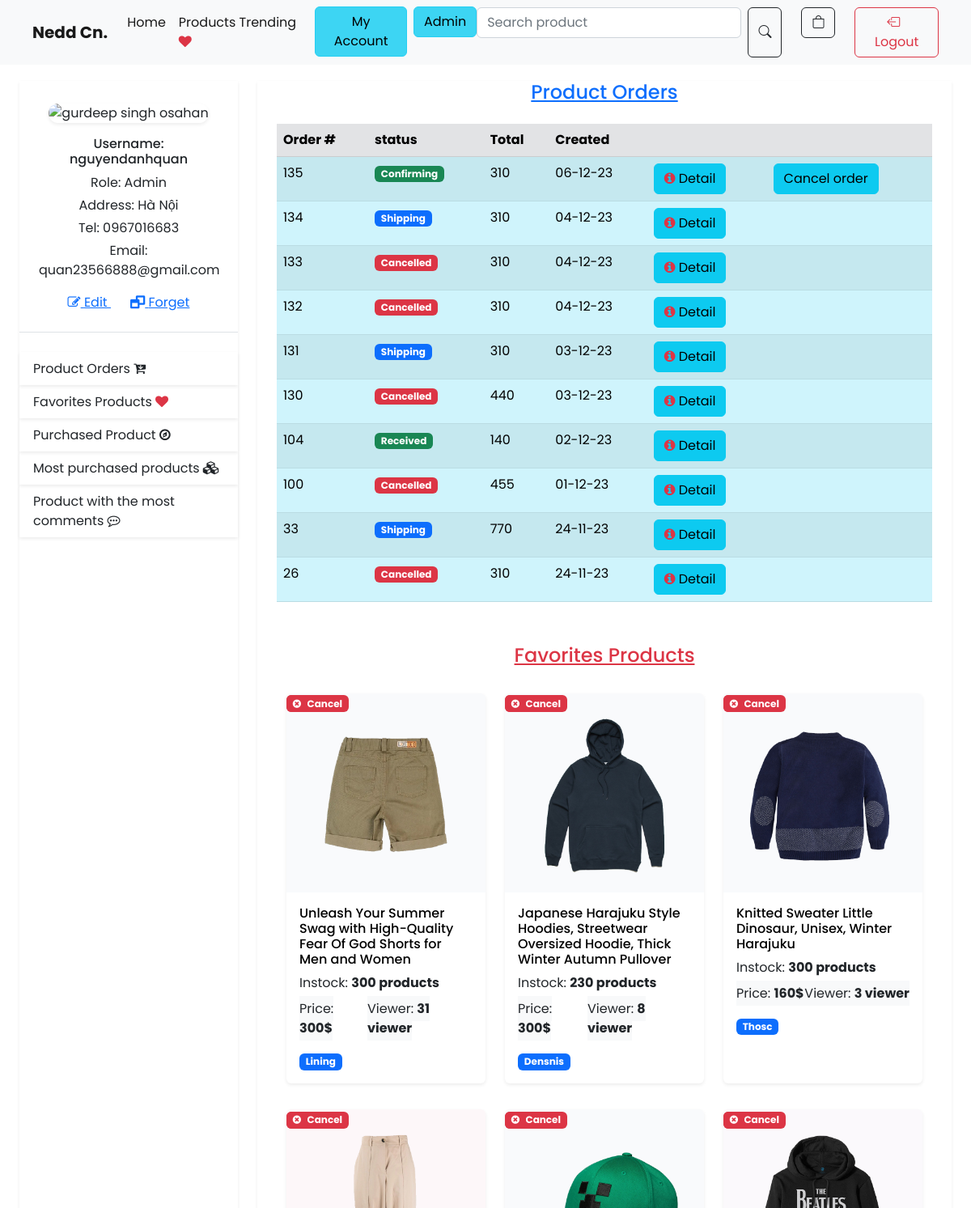
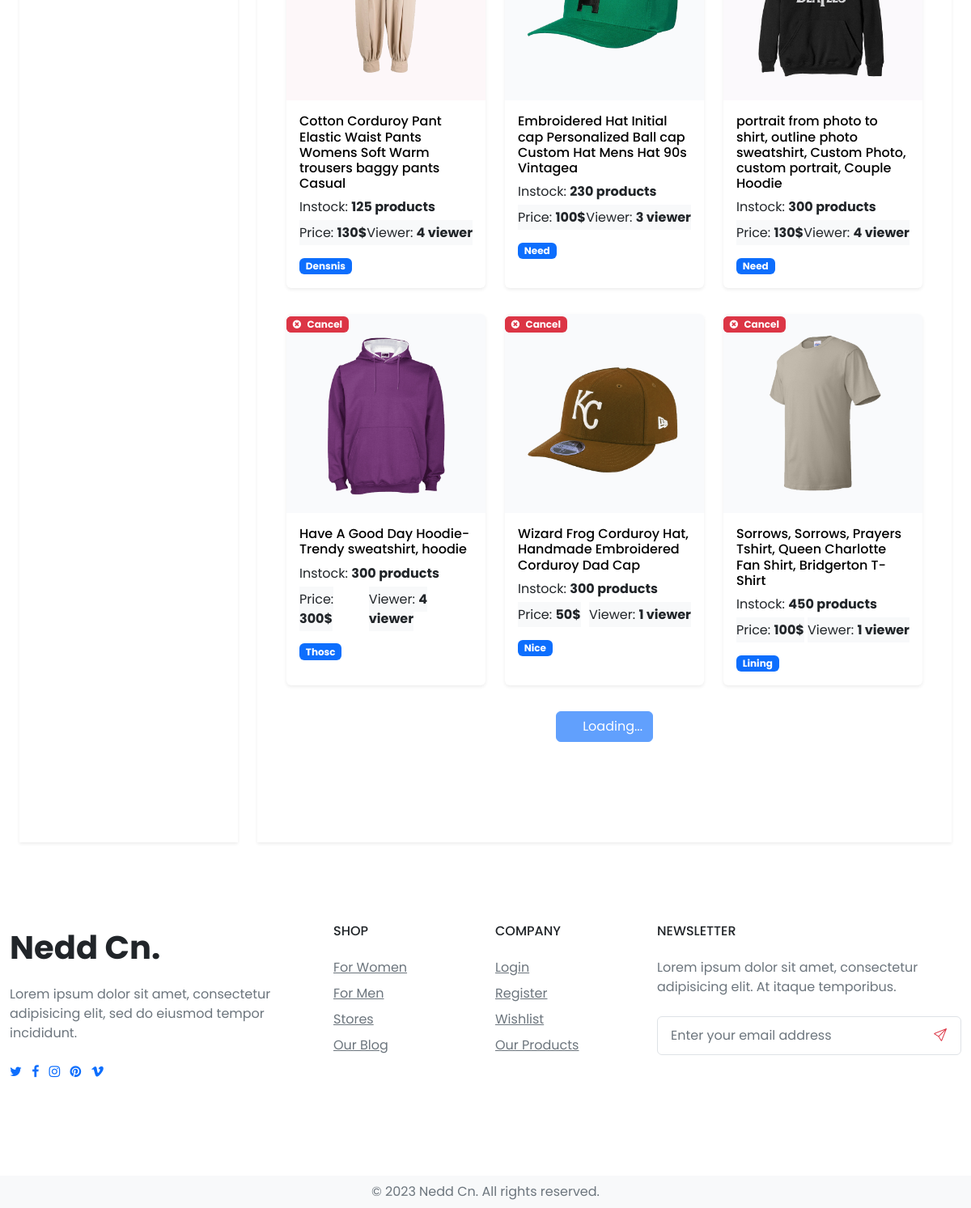
The page /src/index.php?act=myAccount (signed in) on the database its author committed (2 pictures, top to bottom).
### tables this page shows
CREATE TABLE `khachhang` (
  `kh_id` int(11) NOT NULL,
  `kh_name` varchar(55) NOT NULL,
  `kh_pass` varchar(55) NOT NULL,
  `kh_mail` varchar(255) NOT NULL,
  `kh_tel` varchar(55) NOT NULL,
  `kh_address` varchar(255) NOT NULL,
  `vaitro_id` int(11) NOT NULL,
  `trangthai` int(1) NOT NULL
);

CREATE TABLE `order` (
  `order_id` int(10) NOT NULL COMMENT 'ID hóa đơn',
  `kh_id` int(10) NOT NULL COMMENT 'ID khách hàng',
  `order_date` varchar(20) NOT NULL COMMENT 'Ngày đặt hàng',
  `order_trangthai` varchar(50) NOT NULL COMMENT 'Trạng thái đơn hàng',
  `order_adress` varchar(250) NOT NULL COMMENT 'Địa chỉ giao hàng',
  `order_totalprice` int(50) NOT NULL COMMENT 'Tổng tiền hóa đơn'
);

CREATE TABLE `products` (
  `pro_id` int(10) NOT NULL,
  `pro_name` varchar(255) NOT NULL,
  `pro_img` varchar(255) NOT NULL,
  `pro_price` float NOT NULL,
  `pro_desc` text NOT NULL,
  `pro_brand` varchar(55) NOT NULL,
  `pro_stock` int(11) NOT NULL,
  `cate_id` int(10) NOT NULL,
  `trangthai` int(1) NOT NULL,
  `pro_viewer` int(11) NOT NULL
);

### src/resources/view/account/myAccount.php (the view, shortened to what the rows shown need)
<?php if (isset($_SESSION['acount'])) {
    $kh_id = $_SESSION['acount']['kh_id'];
    $infoAccount = loadone_taikhoan($kh_id);
} ?>
<div class="container">
    <div class="row">
        <div class="col-md-3">
            <div class="osahan-account-page-left shadow-sm bg-white h-100">
                <div class="border-bottom p-4">
                    <div class="osahan-user text-center">
                        <div class="osahan-user-media">
                            <img class="mb-3 rounded-pill shadow-sm mt-1" src="https://bootdey.com/img/Content/avatar/avatar7.png" alt="gurdeep singh osahan">
                            <div class="osahan-user-media-body">
                                <h6 class="mb-2">Username: <?php echo $infoAccount['kh_name'] ?></h6>
                                <?php
                                if ($infoAccount['vaitro_id'] == 1) {
                                ?>
                                    <p class="mb-1">Role: Admin</p>
                                <?php
                                } else { ?>
                                    <p class="mb-1">Role: Khách hàng</p>
                                <?php
                                }
                                ?>
                                <p class="mb-1">Address: <?php echo $infoAccount['kh_address'] ?></p>
                                <p class="mb-1">Tel: <?php echo $infoAccount['kh_tel'] ?></p>
                                <p>Email: <?php echo $infoAccount['kh_mail'] ?></p>
                                <a class="text-primary me-4" data-bs-toggle="modal" data-bs-target="#edit-information" href="#!">
                                    <i class="fa fa-pencil-square-o" aria-hidden="true"></i> Edit
                                </a>
                                <a class="text-primary" data-bs-toggle="modal" data-bs-target="#forgot-password" href="#!">
                                    <i class="fa fa-window-restore" aria-hidden="true"></i> Forget
                                </a>
                            </div>
                        </div>
                    </div>
                </div>
                <ul class="nav nav-tabs flex-column border-0 pt-4 pl-4 pb-4" id="myTab" role="tablist">
                    <li class="nav-item shadow-sm">
                        <a class="nav-link text-dark" id="cartDetail-tab" data-toggle="tab" href="#cartDetail" role="tab" aria-controls="favourites" aria-selected="false">Product Orders <i class="fa fa-cart-arrow-down text-dark" aria-hidden="true"></i></a>
                    </li>
                    <li class="nav-item shadow-sm">
                        <a class="nav-link text-dark" id="favourites-tab" data-toggle="tab" href="#favourites" role="tab" aria-controls="favourites" aria-selected="false">Favorites Products <i class="fa fa-heart text-danger" aria-hidden="true"></i></a>
                    </li>
                    <li class="nav-item shadow-sm">
                        <a class="nav-link text-dark" id="" data-toggle="" href="#" role="tab" aria-controls="favourites" aria-selected="false">Purchased Product <i class="fa fa-compass" aria-hidden="true"></i></i></a>
                    </li>
                    <li class="nav-item shadow-sm">
                        <a class="nav-link text-dark" id="" data-toggle="" href="#" role="tab" aria-controls="favourites" aria-selected="false">
                            Most purchased products <i class="fa fa-cubes" aria-hidden="true"></i></a>
                    </li>
                    <li class="nav-item shadow-sm">
                        <a class="nav-link text-dark" id="" data-toggle="" href="#" role="tab" aria-controls="favourites" aria-selected="false">
                            Product with the most comments <i class="fa fa-commenting-o" aria-hidden="true"></i></a>
                    </li>
                </ul>
            </div>
        </div>
        <div class="col-md-9">
            <div class="osahan-account-page-right shadow-sm bg-white px-4 pb-4 h-100">
                <div class="tab-content" id="myTabContent">
                    <div class="tab-pane fade active show pb-1" id="cartDetail" role="tabpanel" aria-labelledby="cartDetail-tab">
                        <h4 class="font-weight-bold mt-0 mb-4 text-decoration-underline text-primary text-center">
                            Product Orders
                        </h4>
                        <table class="table table-striped mb-4">
                            <thead class="border-radius: .5rem;">
                                <tr class="table-secondary">
                                    <th scope="col">Order #</th>
                                    <th scope="col">status</th>
                                    <th scope="col">Total</th>
                                    <th scope="col">Created</th>
                                    <th scope="col"></th>
                                    <th scope="col"></th>
                                </tr>
                            </thead>
                            <tbody>
                                <?php
                                $dh = load_donhang_user($infoAccount['kh_id']);
                                foreach ($dh as $donhang) {
                                    extract($donhang);
                                ?>
                                    <tr class="table-info">
                                        <td><?= $order_id ?></td>
                                        <td>
                                            <?php
                                            if ($order_trangthai == 'Đang chờ xác nhận') {
                                            ?>
                                                <span class="badge text-bg-success">Confirming</span>
                                            <?php
                                            }
                                            if ($order_trangthai == 'Đang giao hàng') {
                                            ?>
                                                <span class="badge text-bg-primary">Shipping</span>
                                            <?php
                                            }
                                            if ($order_trangthai == 'Đã nhận hàng') {
                                            ?>
                                                <span class="badge text-bg-success">Received</span>
                                            <?php
                                            }
                                            if ($order_trangthai == 'Đã hủy') {
                                            ?>
                                                <span class="badge text-bg-danger">Cancelled</span>
                                            <?php
                                            }
                                            ?>
                                        </td>
                                        <td><?=
                                            $order_totalprice ?></td>
                                        <td><?= $order_date ?></td>
                                        <td>
                                            <a href="index.php?act=myAccountchitiet&order_id=<?=$order_id?>&kh_id=<?=$kh_id?>" id="chitiet">
                                            <button  type="button" class="btn btn-info" data-bs-toggle="modal" data-bs-target="#exampleModal">
                                                <i class="fa fa-info-circle text-danger" aria-hidden="true"></i> Detail
                                            </button>
                                            </a>
                                        </td>
                                        <td>
                                            <?php
                                            if ($order_trangthai == 'Đang chờ xác nhận') {
                                                ?>
                                            <a href="index.php?act=cancel_order&order_id=<?= $order_id ?>">
                                                <button type="button" class="btn btn-info" data-bs-toggle="modal" data-bs-target="#exampleModal">
                                                    <i class="fa-solid fa-xmark" aria-hidden="true"></i> Cancel order
                                                </button>
                                            </a>
                                            <?php
                                            }
                                            ?>
                                        </td>
                                    </tr>
                                <?php
                                }
                                ?>
                            </tbody>
                        </table>
                    </div>
                    <div class="tab-pane fade  active show" id="favourites" role="tabpanel" aria-labelledby="favourites-tab">
                        <div class="container mt-4">
                            <div class="tab-pane fade active show" id="favourites" role="tabpanel" aria-labelledby="favourites-tab">
                                <h4 class="font-weight-bold mt-0 mb-4 mt-4 text-decoration-underline text-danger text-center pb-2">
                                    Favorites Products
                                </h4>
                                <div class="row">
                                    <?php
                                    $khachHangID = isset($_SESSION['acount']['kh_id']) ? $_SESSION['acount']['kh_id'] : null;
                                    if ($khachHangID) {
                                        $favouriteProducts = queryAll_productFavourite($khachHangID);
                                        foreach ($favouriteProducts as $favouriteProduct) {
                                            extract($favouriteProduct);
                                    ?>
                                            <div class="col-md-4 col-sm-6 mb-4 pb-2">
                                                <div class="list-card bg-white h-100 rounded overflow-hidden position-relative shadow-sm">
                                                    <a href="DeleteFavourite.php?pro_id=<?php echo $pro_favourite_id ?>">
                                                        <div class="star position-absolute">
                                                            <span class="badge text-bg-danger"><i class="icofont-star"></i> 3.1
                                                                Cancel</span>
                                                        </div>
                                                    </a>
                                                    <a href="DeleteFavourite.php?pro_id=<?php echo $pro_favourite_id ?>">
                                                        <div class="member-plan position-absolute">
                                                            <span class="badge text-bg-danger"><i class="fa fa-times-circle" aria-hidden="true"></i></span>
                                                        </div>
                                                    </a>
                                                    <div class="list-card-image">
                                                        <?php
                                                        $products = queryallpro("", 0);
                                                        extract($products);
                                                        ?>
                                                        <a href="index.php?act=productinformation&pro_id=<?php echo $pro_id ?>" class="product-link">
                                                            <img src="./Admin/sanpham/img/<?php echo $favouriteProduct['pro_img'] ?>" class="img-fluid item-img">
                                                        </a>
                                                    </div>
                                                    <div class="p-3 position-relative">
                                                        <div class="list-card-body">
                                                            <h6 class="mb-2">
                                                            <a href="index.php?act=productinformation&pro_id=<?php echo $pro_id ?>" class="nav-link text-black"><?php echo $favouriteProduct['pro_name'] ?>
                                                                </a>
                                                            </h6>
                                                            <p class="text-gray mb-2">Instock:
                                                                <strong><?php echo $favouriteProduct['pro_stock'] ?>
                                                                    products</strong>
                                                            </p>
                                                            <div class="d-flex justify-content-between">
                                                                <p class="text-gray mb-2 time"><span class="bg-light text-dark rounded-sm pl-2 pb-1 pt-1 pr-2"><i class="icofont-wall-clock"></i>Price: <strong>
                                                                            <?php echo $favouriteProduct['pro_price'] ?>$</strong>
                                                                    </span>
                                                                </p>
                                                                <p class="text-gray time"><span class="bg-light text-dark rounded-sm pl-2 pb-1 pt-1 pr-2"><i class="icofont-wall-clock"></i>Viewer: <strong>
                                                                            <?php echo $favouriteProduct['pro_viewer'] ?>
                                                                            viewer</strong>
                                                                    </span>
                                                                </p>
                                                            </div>
                                                        </div>
                                                        <div class="list-card-badge">
                                                            <span class="badge text-bg-primary"><?php echo $favouriteProduct['pro_brand'] ?></span>
                                                        </div>
                                                    </div>
                                                </div>
                                            </div>
                                    <?php
                                        }
                                    }
                                    ?>
                                </div>
                                <div class="row">
                                    <div class="col-md-12 text-center load-more">
                                        <button class="btn btn-primary" type="button" disabled="">
                                            Loading...
                                        </button>
                                    </div>
                                </div>
                            </div>
                        </div>
                    </div>
                </div>
            </div>
        </div>
    </div>

### rows shown on the page
khachhang: kh_name "nguyendanhquan", kh_address "Hà Nội", kh_tel "0967016683", kh_mail "quan23566888@gmail.com"
order: order_id "135", shows "Confirming", order_totalprice "310", order_date "06-12-23"
order: order_id "134", order_trangthai "Shipping", order_totalprice "310", order_date "04-12-23"
order: order_id "133", order_trangthai "Cancelled", order_totalprice "310", order_date "04-12-23"
order: order_id "132", order_trangthai "Cancelled", order_totalprice "310", order_date "04-12-23"
order: order_id "131", order_trangthai "Shipping", order_totalprice "310", order_date "03-12-23"
order: order_id "130", order_trangthai "Cancelled", order_totalprice "440", order_date "03-12-23"
order: order_id "104", order_trangthai "Received", order_totalprice "140", order_date "02-12-23"
order: order_id "100", order_trangthai "Cancelled", order_totalprice "455", order_date "01-12-23"
order: order_id "33", order_trangthai "Shipping", order_totalprice "770", order_date "24-11-23"
order: order_id "26", order_trangthai "Cancelled", order_totalprice "310", order_date "24-11-23"
products: pro_img (picture), pro_name "Unleash Your Summer Swag with High-Quality Fear Of God Shorts for Men and Women", pro_stock "300", pro_price "300", pro_viewer "31", pro_brand "Lining"
products: pro_img (picture), pro_name "Japanese Harajuku Style Hoodies, Streetwear Oversized Hoodie, Thick Winter Autumn Pullover", pro_stock "230", pro_price "300", pro_viewer "8", pro_brand "Densnis"
products: pro_img (picture), pro_name "Knitted Sweater Little Dinosaur, Unisex, Winter Harajuku", pro_stock "300", pro_price "160", pro_viewer "3", pro_brand "Thosc"
products: pro_img (picture), pro_name "Cotton Corduroy Pant Elastic Waist Pants Womens Soft Warm trousers baggy pants Casual", pro_stock "125", pro_price "130", pro_viewer "4", pro_brand "Densnis"
products: pro_img (picture), pro_name "Embroidered Hat Initial cap Personalized Ball cap Custom Hat Mens Hat 90s Vintagea", pro_stock "230", pro_price "100", pro_viewer "3", pro_brand "Need"
products: pro_img (picture), pro_name "portrait from photo to shirt, outline photo sweatshirt, Custom Photo, custom portrait, Couple Hoodie", pro_stock "300", pro_price "130", pro_viewer "4", pro_brand "Need"
products: pro_img (picture), pro_name "Have A Good Day Hoodie- Trendy sweatshirt, hoodie", pro_stock "300", pro_price "300", pro_viewer "4", pro_brand "Thosc"
products: pro_img (picture), pro_name "Wizard Frog Corduroy Hat, Handmade Embroidered Corduroy Dad Cap", pro_stock "300", pro_price "50", pro_viewer "1", pro_brand "Nice"
products: pro_img (picture), pro_name "Sorrows, Sorrows, Prayers Tshirt, Queen Charlotte Fan Shirt, Bridgerton T-Shirt", pro_stock "450", pro_price "100", pro_viewer "1", pro_brand "Lining"
